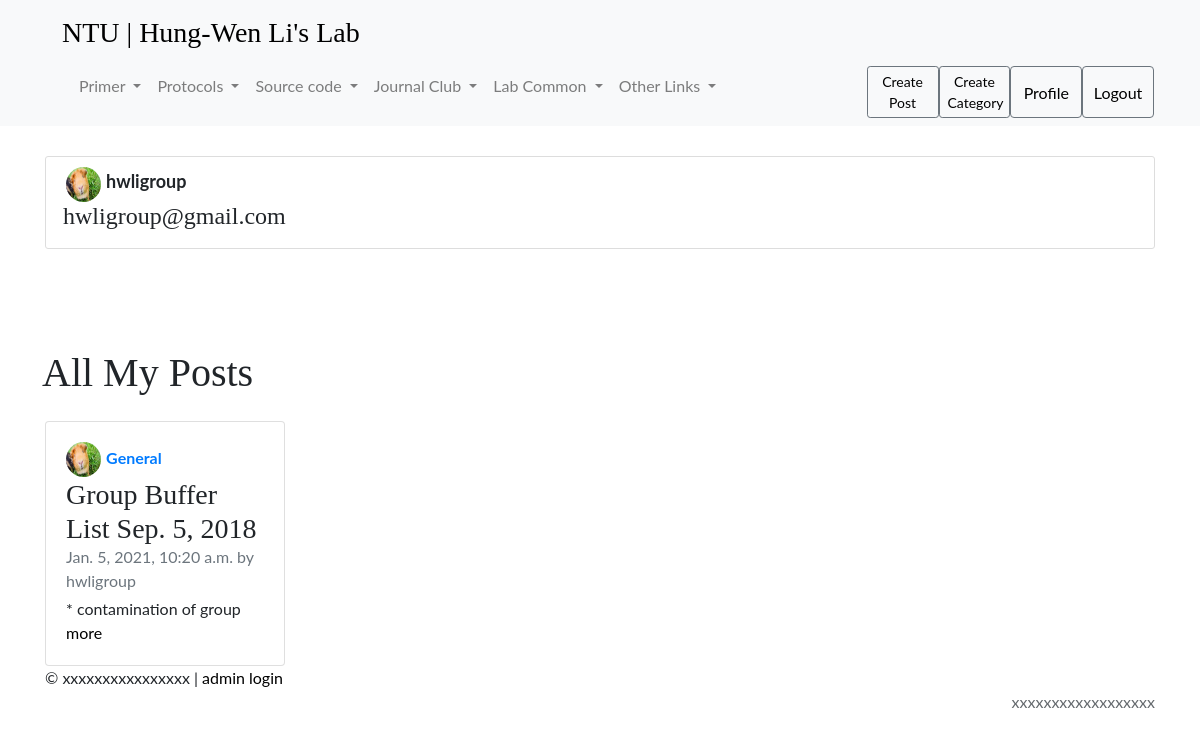
The page /mypost/ (signed in) on the database its author committed.
### users/models.py (models this page shows, shortened)
class Profile(models.Model):
    user = models.OneToOneField(User, on_delete=models.CASCADE)
    image = models.ImageField(default='default.jpg', upload_to='picture_pics')

### posts/models.py (models this page shows, shortened)
class Post(models.Model):
    title = models.CharField(max_length=100)
    category = models.ForeignKey('Category', related_name='Project', null=True, on_delete=models.CASCADE)
    file = models.FileField(upload_to=make_file_path, blank=True)
    content = models.TextField()
    date_posted = models.DateTimeField(default=timezone.now)
    author = models.ForeignKey(User, on_delete=models.CASCADE)

class Category(models.Model):
    name = models.CharField(max_length=100)
    def __str__(self):
        return self.name

### posts/views.py (the view)
# urls.py: path('mypost/', posts_views.userprofile, name='myposts'),
@login_required(login_url='/users/login/')
def userprofile(request):
    user = request.user
    user_posts = Post.objects.filter(author=request.user)
    template = 'posts/own_post.html'
    context = {
        'user_posts': user_posts,
        'user': user
    }
    return render(request, template, context)

### posts/templates/posts/own_post.html
{% extends 'posts/base.html' %}
{% block content %}
<div class="content-section" style="margin:30px 0px 100px 0px;">
    <div class="media">
        <div class="row">
            <div class="col">
                <img class="rounded-circle article-img" src="{{ user.profile.image.url }}">
                <strong><font size="4">{{ user.username }}</strong></font>
            </div>
            <h4>{{ user.email }}</h4>
        </div>
    </div>
</div>
   <div class="row">
        <h1 class="mb-0">All My Posts</h1>
        {% for post in user_posts %}
          <div class="col-lg-4">
            <div class="card mt-4" style="width: 15rem;">
              <div class="card-body">
                  <img class="rounded-circle article-img" src="{{ post.author.profile.image.url }}">
                  <strong class="d-inline-block mb-2 text-primary">{{ post.category }}</strong>
                  <h3 class="mb-0">{{ post.title }}</h3>
                  <div class="mb-1 text-muted">{{ post.date_posted }} by {{ post.author }}</div>
                  <p class="card-text mb-auto">{{ post.content|slice:"0:25" }}</p>
                  <a href="{% url 'postdetail' post.pk %}" class="stretched-link">more</a>
              </div>
            </div>
          </div>
        {% endfor %}
   </div>
{% endblock content %}

### posts/static/posts/post.css (style rules this page uses)
h1, h2, h3, h4, h5, h6 { font-family: "Playfair Display", Georgia, "Times New Roman", serif;, }
.content-section { background: #ffffff; padding: 10px 20px; border: 1px solid #dddddd; border-radius: 3px; margin-bottom: 0px; }
.article-img { height: 35px; width: 35px; margin-right: 16px; }

### posts/templates/posts/base.html (style rules this page uses)
a:link { color: black; background-color: transparent; text-decoration: none; }
.article-img { height: 35px; width: 35px; margin-right: 1px; }
body { font-family: "Lato", sans-serif; }

### rows shown on the page
Post: author.profile.image (picture), category "General", title "Group Buffer List Sep. 5, 2018", date_posted "Jan. 5, 2021, 10:20 a.m.", author "hwligroup", content "* contamination of group"

### other values the page prints
{{ user.username }} "hwligroup"
{{ user.email }} "hwligroup@gmail.com"
